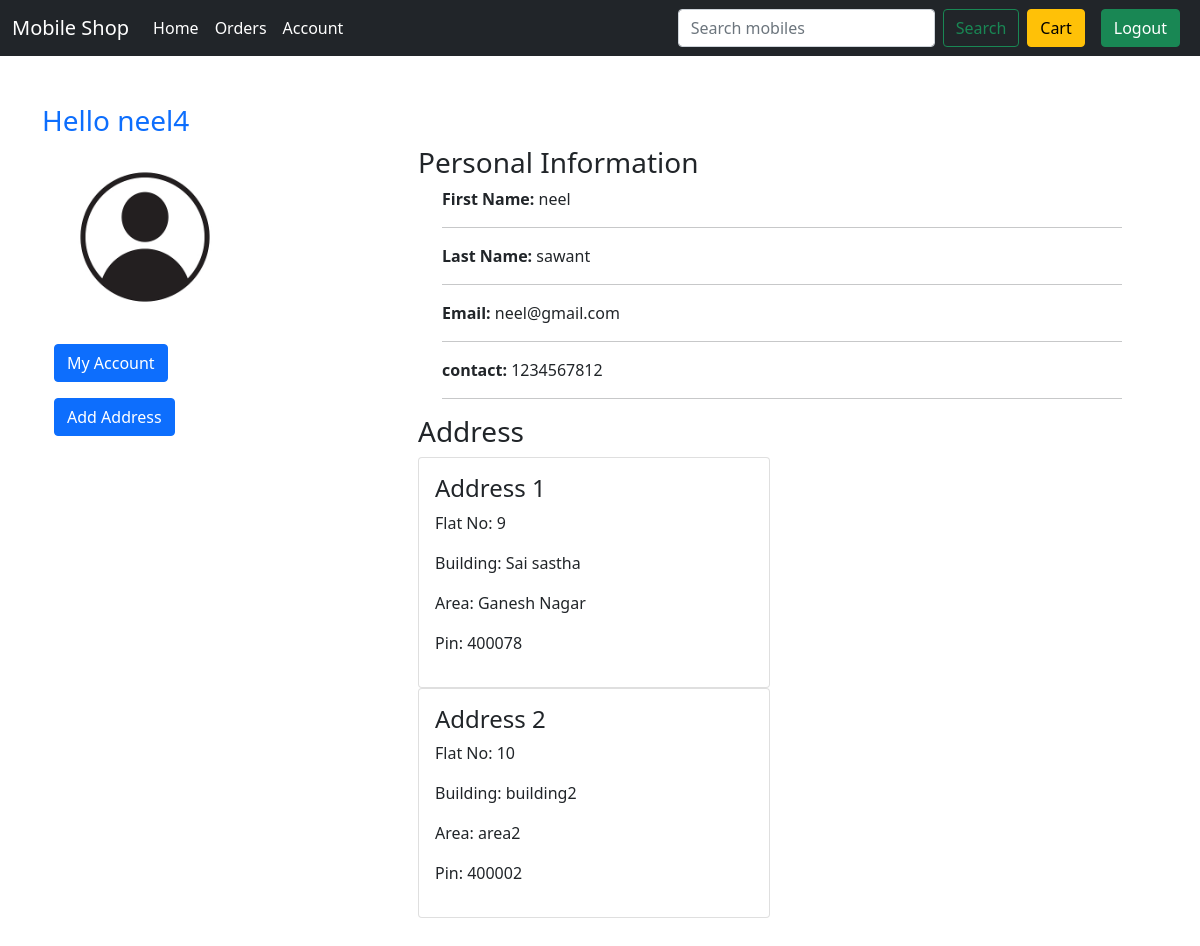
/account/0/ (signed in), run on an earlier commit of the app's database.
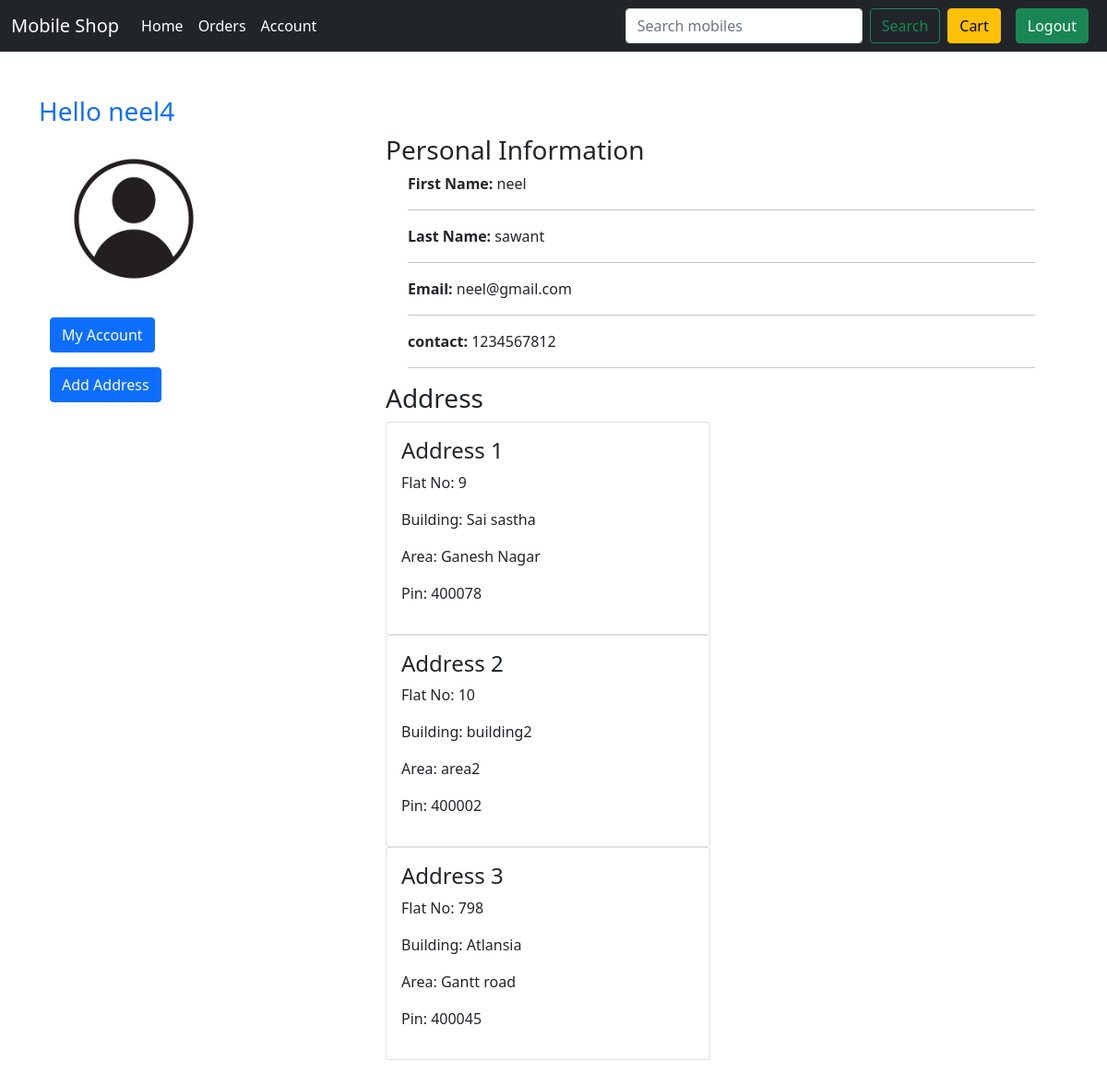
And on a later commit of the database.
### customer/models.py (models this page shows, shortened)
class Address(models.Model):
    id = models.AutoField(primary_key=True)
    user_id = models.ForeignKey(User, on_delete=models.CASCADE)
    flat_no = models.CharField(max_length=50, blank=True, null=True)
    building = models.CharField(max_length=100, blank=True, null=True)
    area = models.CharField(max_length=100, blank=True, null=True)
    city = models.CharField(max_length=100, blank=True, null=True)
    pin = models.IntegerField(blank=True,null=True)

### customer/views.py (the view)
# urls.py: path('account/<int:id>/', views.account, name='account'),
def account(request, **kwargs):
    user = request.user
    address = Address.objects.filter(user_id=user)
    context = {
        'id': kwargs['id'],
        'address': address,
    }
    return render(request, 'customer/account.html', context)

### home/models.py (called while the page is built)
    def __str__(self):
        return self.user_name

### customer/templates/customer/account.html (shortened to what this page needs)
{% extends 'home/layout.html' %}
{% load static %}
{% block content %}
<div class="container my-5">
 <div class="row">
  <h3 class="text-primary">Hello {{user}}</h3>
  <section class="p-1 p-lg-0  text-sm-start">
    <div class="container">
        <div class="d-sm-flex justify-content-between">
            <div class="align-items-center">
               <div class="myprofile">
                 <img src="{% static 'assets\images\profile.jpg' %}" class="w-50" alt="myimage">
               </div>
               <div class="mt-3">
                <a href="{% url 'account' id %}" class="btn btn-primary ">My Account</a>
              </div>
              <div class="mt-3">
                <a href="{% url 'address' id %}" class="btn btn-primary ">Add Address</a>
              </div>
            </div>
            <div class="col-md-8">
              <h3>Personal Information</h3>
                <div class="center container">
                  <div><b>First Name: </b> {{user.first_name}}</div><hr>
                  <div><b>Last Name: </b> {{user.last_name}}</div><hr>
                  <div><b>Email: </b> {{user.email}}</div><hr>
                  <div><b>contact: </b> {{user.contact}}</div><hr>
                </div>
                <h3 class="my-2">Address</h3>
                <div class="row">
                  <div class="col-sm-6">
                  {% for ad in address %}
                  <div class="card">
                      <div class="card-body">
                       <h4>Address {{forloop.counter}}</h4>
                       <p>Flat No: {{ad.flat_no}}</p>
                       <p>Building: {{ad.building}}</p>
                       <p>Area: {{ad.area}}</p>
                       <p>Pin: {{ad.pin}}</p>
                      </div>
                     </div>
                  {% empty %}
                     <i>No address added!</i>
                  {% endfor %}
                  </div>
                 </div>
            </div>
          </div>
    </div>
</section>
 </div>
</div>
{% endblock content %}

What changed in the data, as far as the page shows it:
added Address: flat_no "798", building "Atlansia", area "Gantt road", pin "400045"
